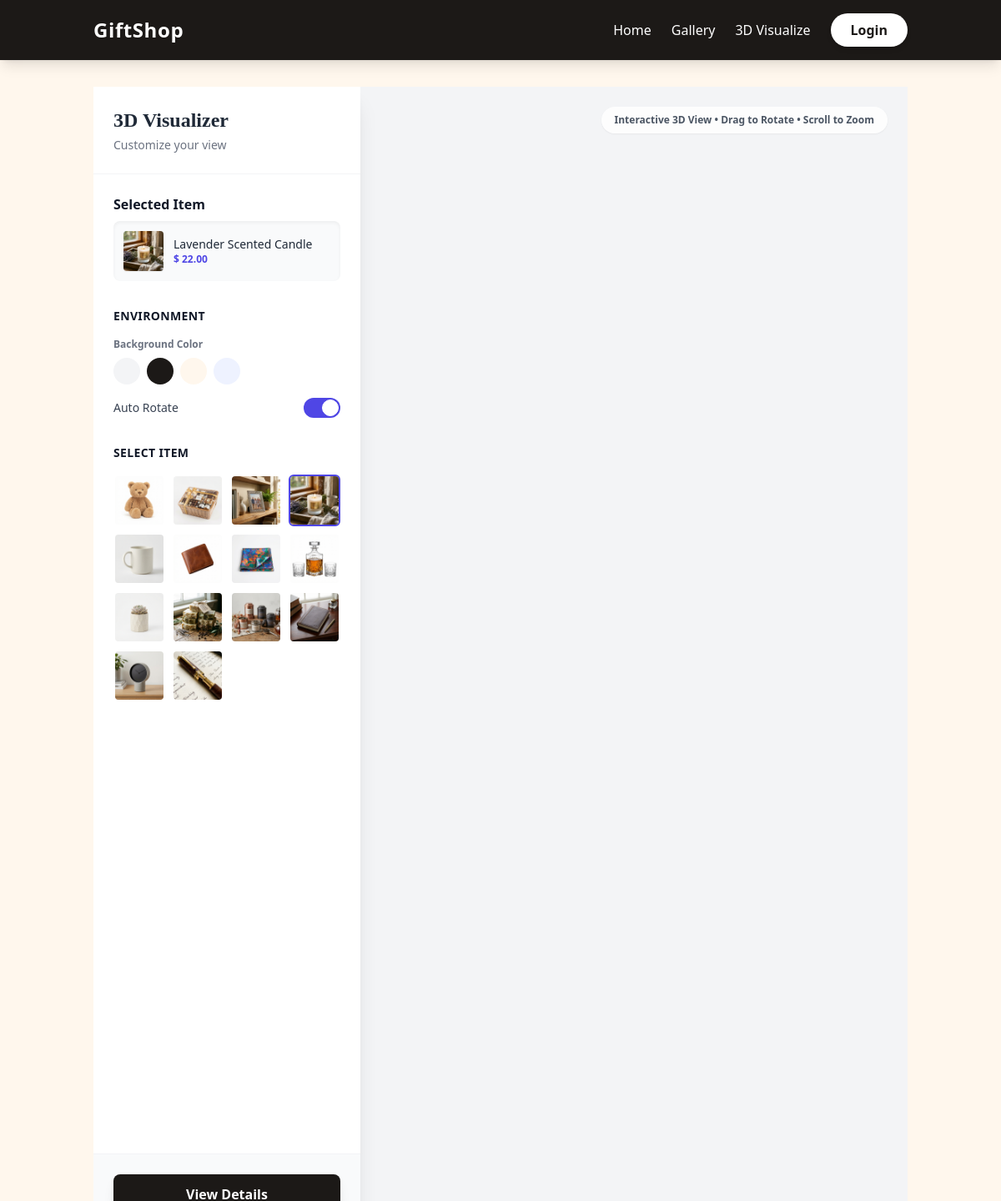
Screenshot of /index.php?page=visualize&id=31 with the database file from the repository.
### tables this page shows
CREATE TABLE products (
        id INTEGER PRIMARY KEY AUTOINCREMENT,
        category_id INTEGER,
        name TEXT NOT NULL,
        description TEXT,
        price REAL NOT NULL,
        image_url TEXT,
        is_featured INTEGER DEFAULT 0,
        FOREIGN KEY(category_id) REFERENCES categories(id)
    );

### views/visualize.php (the view, shortened to what this page needs)
<?php
$db = Database::getConnection();
$product_id = $_GET['id'] ?? null;
if ($product_id) {
    $stmt = $db->prepare("SELECT * FROM products WHERE id = ?");
    $stmt->execute([$product_id]);
    $product = $stmt->fetch();
} else {
    $product = $db->query("SELECT * FROM products LIMIT 1")->fetch();
}
$all_products = $db->query("SELECT * FROM products")->fetchAll();
?>
<div class="flex h-[calc(100vh-64px)] bg-gray-100 overflow-hidden">
    <div class="w-80 bg-white shadow-xl z-10 flex flex-col h-full overflow-y-auto">
        <div class="p-6 border-b border-gray-100">
            <h2 class="text-2xl font-bold text-gray-800 font-serif">3D Visualizer</h2>
            <p class="text-gray-500 text-sm mt-1">Customize your view</p>
        </div>
        <div class="p-6 space-y-8 flex-grow">
            <div>
                <h3 class="font-bold text-gray-900 mb-2">Selected Item</h3>
                <div class="bg-gray-50 rounded-lg p-3 flex items-center shadow-inner">
                    <img src="<?= htmlspecialchars($product['image_url']) ?>"
                        class="w-12 h-12 rounded object-cover mr-3 bg-white shadow-sm">
                    <div>
                        <p class="font-medium text-sm text-gray-800 line-clamp-1">
                            <?= htmlspecialchars($product['name']) ?>
                        </p>
                        <p class="text-xs text-indigo-600 font-bold">$
                            <?= number_format($product['price'], 2) ?>
                        </p>
                    </div>
                </div>
            </div>
            <div>
                <h3 class="font-bold text-gray-900 mb-4 text-sm uppercase tracking-wide">Environment</h3>
                <div class="space-y-4">
                    <div>
                        <label class="block text-xs font-semibold text-gray-500 mb-2">Background Color</label>
                        <div class="flex space-x-2">
                            <button onclick="changeBg('#f3f4f6')"
                                class="w-8 h-8 rounded-full bg-gray-100 border-2 border-transparent hover:border-indigo-500 focus:border-indigo-500 outline-none transition"></button>
                            <button onclick="changeBg('#1c1917')"
                                class="w-8 h-8 rounded-full bg-stone-900 border-2 border-transparent hover:border-indigo-500 focus:border-indigo-500 outline-none transition"></button>
                            <button onclick="changeBg('#fff7ed')"
                                class="w-8 h-8 rounded-full bg-orange-50 border-2 border-transparent hover:border-indigo-500 focus:border-indigo-500 outline-none transition"></button>
                            <button onclick="changeBg('#e0e7ff')"
                                class="w-8 h-8 rounded-full bg-indigo-50 border-2 border-transparent hover:border-indigo-500 focus:border-indigo-500 outline-none transition"></button>
                        </div>
                    </div>
                    <div class="flex items-center justify-between">
                        <span class="text-sm font-medium text-gray-700">Auto Rotate</span>
                        <label class="relative inline-flex items-center cursor-pointer">
                            <div
                                class="w-11 h-6 bg-gray-200 peer-focus:outline-none peer-focus:ring-4 peer-focus:ring-indigo-300 rounded-full peer peer-checked:after:translate-x-full peer-checked:after:border-white after:content-[''] after:absolute after:top-[2px] after:left-[2px] after:bg-white after:border-gray-300 after:border after:rounded-full after:h-5 after:w-5 after:transition-all peer-checked:bg-indigo-600">
                            </div>
                        </label>
                    </div>
                </div>
            </div>
            <div>
                <h3 class="font-bold text-gray-900 mb-4 text-sm uppercase tracking-wide">Select Item</h3>
                <div class="grid grid-cols-4 gap-2">
                    <?php foreach ($all_products as $p): ?>
                        <a href="index.php?page=visualize&id=<?= $p['id'] ?>"
                            class="block relative group aspect-square rounded-md overflow-hidden border-2 <?= ($p['id'] == $product['id']) ? 'border-indigo-600' : 'border-transparent hover:border-gray-300' ?> transition">
                            <img src="<?= htmlspecialchars($p['image_url']) ?>" class="w-full h-full object-cover">
                        </a>
                    <?php endforeach; ?>
                </div>
            </div>
        </div>
        <div class="p-6 bg-gray-50 border-t border-gray-100">
            <a href="index.php?page=product&id=<?= $product['id'] ?>"
                class="block w-full bg-stone-900 text-white text-center py-3 rounded-lg font-bold hover:bg-stone-800 transition shadow-lg">View
                Details</a>
        </div>
    </div>
    <div id="canvas-container" class="flex-grow relative bg-gray-100 cursor-move">
        <div class="absolute top-6 right-6 z-10 bg-white/80 backdrop-blur-sm px-4 py-2 rounded-full shadow-sm">
            <p class="text-xs font-semibold text-gray-600">Interactive 3D View • Drag to Rotate • Scroll to Zoom</p>
        </div>
    </div>
</div>

### assets/css/style.css (style rules this page uses)
body { font-family: 'Poppins', sans-serif; color: #333; }

### rows the page displays
products: image_url (picture), name "Lavender Scented Candle", price "22.00"
products: image_url (picture)
products: image_url (picture)
products: image_url (picture)
products: image_url (picture)
products: image_url (picture)
products: image_url (picture)
products: image_url (picture)
products: image_url (picture)
products: image_url (picture)
products: image_url (picture)
products: image_url (picture)
products: image_url (picture)
products: image_url (picture)
